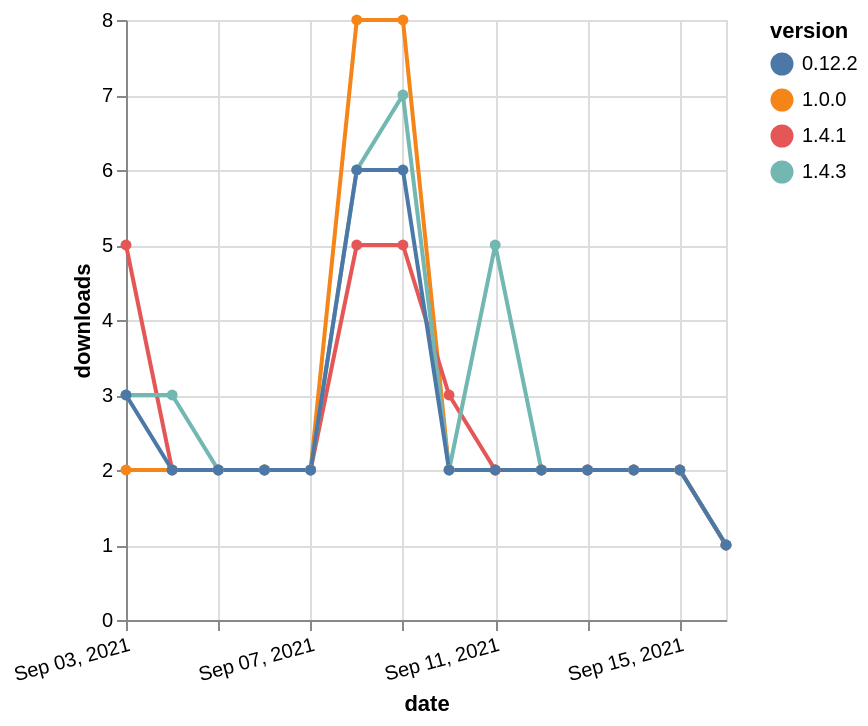

The Vega-Lite source for this figure:
### Vega-Lite specification from a JSON file in a GitHub repository (floating-point values rounded to 4 significant figures)
{"$schema": "https://vega.github.io/schema/vega-lite/v5.json", "description": "A simple bar chart with embedded data.", "data": {"values": [{"date": "2021-09-03", "total": 11343, "delta": 2, "version": "1.0.0"}, {"date": "2021-09-04", "total": 11345, "delta": 2, "version": "1.0.0"}, {"date": "2021-09-05", "total": 11347, "delta": 2, "version": "1.0.0"}, {"date": "2021-09-06", "total": 11349, "delta": 2, "version": "1.0.0"}, {"date": "2021-09-07", "total": 11351, "delta": 2, "version": "1.0.0"}, {"date": "2021-09-08", "total": 11359, "delta": 8, "version": "1.0.0"}, {"date": "2021-09-09", "total": 11367, "delta": 8, "version": "1.0.0"}, {"date": "2021-09-10", "total": 11369, "delta": 2, "version": "1.0.0"}, {"date": "2021-09-11", "total": 11371, "delta": 2, "version": "1.0.0"}, {"date": "2021-09-12", "total": 11373, "delta": 2, "version": "1.0.0"}, {"date": "2021-09-13", "total": 11375, "delta": 2, "version": "1.0.0"}, {"date": "2021-09-14", "total": 11377, "delta": 2, "version": "1.0.0"}, {"date": "2021-09-15", "total": 11379, "delta": 2, "version": "1.0.0"}, {"date": "2021-09-16", "total": 11380, "delta": 1, "version": "1.0.0"}, {"date": "2021-09-03", "total": 5233, "delta": 5, "version": "1.4.1"}, {"date": "2021-09-04", "total": 5235, "delta": 2, "version": "1.4.1"}, {"date": "2021-09-05", "total": 5237, "delta": 2, "version": "1.4.1"}, {"date": "2021-09-06", "total": 5239, "delta": 2, "version": "1.4.1"}, {"date": "2021-09-07", "total": 5241, "delta": 2, "version": "1.4.1"}, {"date": "2021-09-08", "total": 5246, "delta": 5, "version": "1.4.1"}, {"date": "2021-09-09", "total": 5251, "delta": 5, "version": "1.4.1"}, {"date": "2021-09-10", "total": 5254, "delta": 3, "version": "1.4.1"}, {"date": "2021-09-11", "total": 5256, "delta": 2, "version": "1.4.1"}, {"date": "2021-09-12", "total": 5258, "delta": 2, "version": "1.4.1"}, {"date": "2021-09-13", "total": 5260, "delta": 2, "version": "1.4.1"}, {"date": "2021-09-14", "total": 5262, "delta": 2, "version": "1.4.1"}, {"date": "2021-09-15", "total": 5264, "delta": 2, "version": "1.4.1"}, {"date": "2021-09-16", "total": 5265, "delta": 1, "version": "1.4.1"}, {"date": "2021-09-03", "total": 5603, "delta": 3, "version": "1.4.3"}, {"date": "2021-09-04", "total": 5606, "delta": 3, "version": "1.4.3"}, {"date": "2021-09-05", "total": 5608, "delta": 2, "version": "1.4.3"}, {"date": "2021-09-06", "total": 5610, "delta": 2, "version": "1.4.3"}, {"date": "2021-09-07", "total": 5612, "delta": 2, "version": "1.4.3"}, {"date": "2021-09-08", "total": 5618, "delta": 6, "version": "1.4.3"}, {"date": "2021-09-09", "total": 5625, "delta": 7, "version": "1.4.3"}, {"date": "2021-09-10", "total": 5627, "delta": 2, "version": "1.4.3"}, {"date": "2021-09-11", "total": 5632, "delta": 5, "version": "1.4.3"}, {"date": "2021-09-12", "total": 5634, "delta": 2, "version": "1.4.3"}, {"date": "2021-09-13", "total": 5636, "delta": 2, "version": "1.4.3"}, {"date": "2021-09-14", "total": 5638, "delta": 2, "version": "1.4.3"}, {"date": "2021-09-15", "total": 5640, "delta": 2, "version": "1.4.3"}, {"date": "2021-09-16", "total": 5641, "delta": 1, "version": "1.4.3"}, {"date": "2021-09-03", "total": 11492, "delta": 3, "version": "0.12.2"}, {"date": "2021-09-04", "total": 11494, "delta": 2, "version": "0.12.2"}, {"date": "2021-09-05", "total": 11496, "delta": 2, "version": "0.12.2"}, {"date": "2021-09-06", "total": 11498, "delta": 2, "version": "0.12.2"}, {"date": "2021-09-07", "total": 11500, "delta": 2, "version": "0.12.2"}, {"date": "2021-09-08", "total": 11506, "delta": 6, "version": "0.12.2"}, {"date": "2021-09-09", "total": 11512, "delta": 6, "version": "0.12.2"}, {"date": "2021-09-10", "total": 11514, "delta": 2, "version": "0.12.2"}, {"date": "2021-09-11", "total": 11516, "delta": 2, "version": "0.12.2"}, {"date": "2021-09-12", "total": 11518, "delta": 2, "version": "0.12.2"}, {"date": "2021-09-13", "total": 11520, "delta": 2, "version": "0.12.2"}, {"date": "2021-09-14", "total": 11522, "delta": 2, "version": "0.12.2"}, {"date": "2021-09-15", "total": 11524, "delta": 2, "version": "0.12.2"}, {"date": "2021-09-16", "total": 11525, "delta": 1, "version": "0.12.2"}]}, "width": "container", "mark": {"type": "line", "point": {"filled": true}}, "encoding": {"x": {"field": "date", "type": "temporal", "timeUnit": "yearmonthdate", "title": "date", "axis": {"labelAngle": -15}}, "y": {"field": "delta", "type": "quantitative", "title": "downloads"}, "color": {"field": "version", "type": "nominal"}, "tooltip": {"field": "delta"}}}
